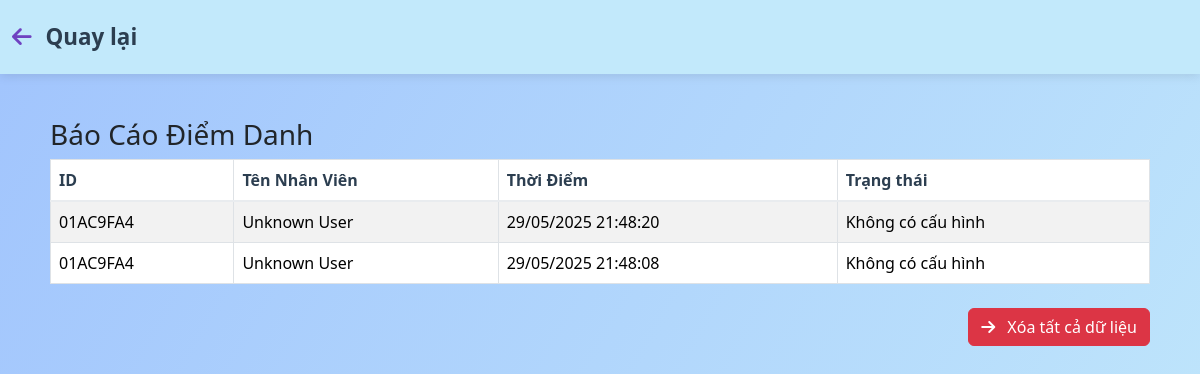
Before: /bao-cao-thong-ke/ (signed in) with the older database file.
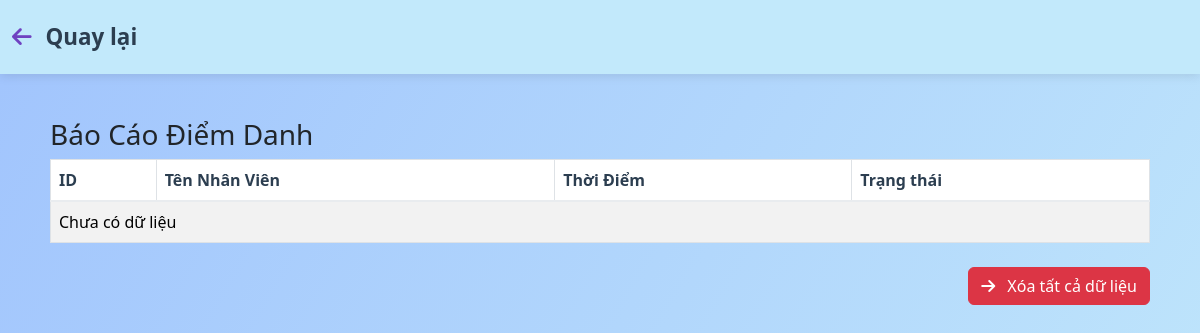
After: the same page with the newer database file.
### app/models.py (models this page shows, shortened)
class CardEvent(models.Model):
    card_id = models.CharField(max_length=64)
    user = models.ForeignKey(User, on_delete=models.SET_NULL, null=True, blank=True)
    timestamp = models.DateTimeField(auto_now_add=True)
    created_at = models.DateTimeField(default=timezone.now)

### app/views.py (the view)
# urls.py: path('bao-cao-thong-ke/', views.report_view, name='report'),
@login_required
def report_view(request):
    events = CardEvent.objects.select_related('user').order_by('-created_at')
    event_list = []
    for event in events:
        try:
            setting = PersonalAttendanceSetting.objects.filter(
                user=event.user,
                date=event.created_at.date()
            ).first()
            status = ''
            if setting:
                event_time = event.created_at.time()
                event_dt = event.created_at
                if timezone.is_aware(event_dt):
                    event_dt = event_dt.astimezone(timezone.get_current_timezone()).replace(tzinfo=None)
                checkin_dt = datetime.combine(event_dt.date(), setting.checkin_time)
                print(f"event_dt: {event_dt}, checkin_dt: {checkin_dt}, event_dt < checkin_dt: {event_dt < checkin_dt}, event_dt > checkin_dt: {event_dt > checkin_dt}")
                if event_dt < checkin_dt:
                    time_difference = checkin_dt - event_dt
                    total_seconds = int(time_difference.total_seconds())
                    hours = total_seconds // 3600
                    minutes = (total_seconds % 3600) // 60
                    seconds = total_seconds % 60
                    status = f"Sớm {hours:02d}:{minutes:02d}:{seconds:02d}"
                elif event_dt > checkin_dt:
                    time_difference = event_dt - checkin_dt
                    total_seconds = int(time_difference.total_seconds())
                    hours = total_seconds // 3600
                    minutes = (total_seconds % 3600) // 60
                    seconds = total_seconds % 60
                    status = f"Trễ {hours:02d}:{minutes:02d}:{seconds:02d}"
                else:
                    status = "Đúng giờ"
            else:
                status = "Không có cấu hình"
        except Exception as e:
            print(f"Lỗi với event {event.id}: {e}")
            status = "Lỗi xử lý"
        event_list.append({
            'card_id': event.card_id,
            'user': event.user,
            'created_at': event.created_at,
            'status': status,
        })
    return render(request, 'app/report.html', {'events': event_list})

### app/templates/app/report.html (shortened to what this page needs)
{% load static %}
<!DOCTYPE html>
<html lang="en">
<head>
    <link href="https://cdn.jsdelivr.net/npm/bootstrap@5.3.3/dist/css/bootstrap.min.css" rel="stylesheet">
    <link href="{% static 'app/menu.css' %}" rel="stylesheet"/>
    <link rel="stylesheet" href="https://cdnjs.cloudflare.com/ajax/libs/font-awesome/6.5.1/css/all.min.css">
</head>
<body>
    <nav class="navbar navbar-expand-lg navbar-light bg-light">
        <div class="container-fluid">
            <a class="navbar-brand" href="{% url 'user_menu' %}">
                <i class="fas fa-arrow-left"></i> Quay lại
            </a>
        </div>
    </nav>
    <div class="container mt-4">
        <h3>Báo Cáo Điểm Danh</h3>
        <table class="table table-bordered table-striped">
            <thead>
                <tr>
                    <th>ID</th>
                    <th>Tên Nhân Viên</th>
                    <th>Thời Điểm</th>
                    <th>Trạng thái</th>
                </tr>
            </thead>
            <tbody>
                {% for event in events %}
                <tr>
                    <td>{{ event.card_id }}</td>
                    <td>{{ event.user.username|default:"Unknown User" }}</td>
                    <td>{{ event.created_at|date:'d/m/Y H:i:s' }}</td>
                    <td>{{ event.status }}</td>
                </tr>
                {% empty %}
                <tr><td colspan="4">Chưa có dữ liệu</td></tr>
                {% endfor %}
            </tbody>
        </table>
        <div class="d-flex justify-content-end mt-4">
            <form method="POST" action="{% url 'clear_events' %}">
                <button type="submit" class="btn btn-danger">
                    <i class="fas fa-arrow-right"></i> Xóa tất cả dữ liệu
                </button>
            </form>
        </div>
    </div>
</body>
</html>

Changed rows visible on the page:
removed CardEvent: card_id "01AC9FA4", created_at "29/05/2025 21:48:20"
removed CardEvent: card_id "01AC9FA4", created_at "29/05/2025 21:48:08"
Other visible differences:
text now shown: "Chưa có dữ liệu"
list line gone: "Unknown User Không có cấu hình"
